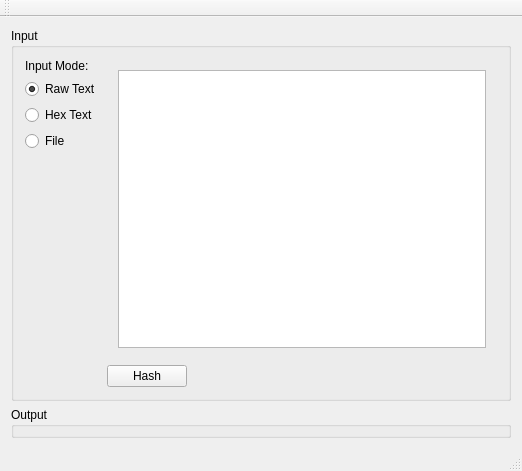
<?xml version="1.0" encoding="UTF-8"?>
<ui version="4.0">
 <class>MainWindow</class>
 <widget class="QMainWindow" name="MainWindow">
  <property name="geometry">
   <rect>
    <x>0</x>
    <y>0</y>
    <width>518</width>
    <height>471</height>
   </rect>
  </property>
  <property name="windowTitle">
   <string>MainWindow</string>
  </property>
  <widget class="QWidget" name="centralWidget">
   <layout class="QVBoxLayout" name="verticalLayout_5">
    <item>
     <widget class="QGroupBox" name="groupBox">
      <property name="sizePolicy">
       <sizepolicy hsizetype="Preferred" vsizetype="Preferred">
        <horstretch>0</horstretch>
        <verstretch>0</verstretch>
       </sizepolicy>
      </property>
      <property name="title">
       <string>Input</string>
      </property>
      <layout class="QFormLayout" name="formLayout">
       <item row="0" column="0">
        <layout class="QVBoxLayout" name="verticalLayout_4">
         <item>
          <widget class="QLabel" name="label">
           <property name="text">
            <string>Input Mode:</string>
           </property>
          </widget>
         </item>
         <item>
          <widget class="QRadioButton" name="rawTextModeRadio">
           <property name="sizePolicy">
            <sizepolicy hsizetype="Minimum" vsizetype="Fixed">
             <horstretch>0</horstretch>
             <verstretch>0</verstretch>
            </sizepolicy>
           </property>
           <property name="text">
            <string>Raw Text</string>
           </property>
           <property name="checked">
            <bool>true</bool>
           </property>
           <attribute name="buttonGroup">
            <string notr="true">buttonGroup</string>
           </attribute>
          </widget>
         </item>
         <item>
          <widget class="QRadioButton" name="hexTextModeRadio">
           <property name="text">
            <string>Hex Text</string>
           </property>
           <attribute name="buttonGroup">
            <string notr="true">buttonGroup</string>
           </attribute>
          </widget>
         </item>
         <item>
          <widget class="QRadioButton" name="fileModeRadio">
           <property name="text">
            <string>File</string>
           </property>
           <attribute name="buttonGroup">
            <string notr="true">buttonGroup</string>
           </attribute>
          </widget>
         </item>
         <item>
          <spacer name="verticalSpacer">
           <property name="orientation">
            <enum>Qt::Vertical</enum>
           </property>
           <property name="sizeHint" stdset="0">
            <size>
             <width>0</width>
             <height>0</height>
            </size>
           </property>
          </spacer>
         </item>
        </layout>
       </item>
       <item row="0" column="1">
        <widget class="QStackedWidget" name="sourceStackedWidget">
         <property name="currentIndex">
          <number>0</number>
         </property>
         <widget class="QWidget" name="page">
          <layout class="QVBoxLayout" name="verticalLayout">
           <item>
            <widget class="QPlainTextEdit" name="rawTextEdit"/>
           </item>
          </layout>
         </widget>
         <widget class="QWidget" name="page_2">
          <layout class="QVBoxLayout" name="verticalLayout_2">
           <item>
            <widget class="QPlainTextEdit" name="hexTextEdit"/>
           </item>
          </layout>
         </widget>
         <widget class="QWidget" name="page_3">
          <layout class="QVBoxLayout" name="verticalLayout_3">
           <item>
            <widget class="FileChooserWidget" name="fileWidget" native="true">
             <property name="sizePolicy">
              <sizepolicy hsizetype="Preferred" vsizetype="Preferred">
               <horstretch>0</horstretch>
               <verstretch>0</verstretch>
              </sizepolicy>
             </property>
            </widget>
           </item>
           <item>
            <spacer name="verticalSpacer_2">
             <property name="orientation">
              <enum>Qt::Vertical</enum>
             </property>
             <property name="sizeHint" stdset="0">
              <size>
               <width>20</width>
               <height>173</height>
              </size>
             </property>
            </spacer>
           </item>
          </layout>
         </widget>
        </widget>
       </item>
       <item row="1" column="1">
        <widget class="QPushButton" name="hashButton">
         <property name="sizePolicy">
          <sizepolicy hsizetype="Fixed" vsizetype="Fixed">
           <horstretch>0</horstretch>
           <verstretch>0</verstretch>
          </sizepolicy>
         </property>
         <property name="text">
          <string>Hash</string>
         </property>
        </widget>
       </item>
      </layout>
     </widget>
    </item>
    <item>
     <widget class="QGroupBox" name="outputGroupBox">
      <property name="sizePolicy">
       <sizepolicy hsizetype="Preferred" vsizetype="Preferred">
        <horstretch>0</horstretch>
        <verstretch>0</verstretch>
       </sizepolicy>
      </property>
      <property name="minimumSize">
       <size>
        <width>500</width>
        <height>0</height>
       </size>
      </property>
      <property name="title">
       <string>Output</string>
      </property>
     </widget>
    </item>
   </layout>
  </widget>
  <widget class="QMenuBar" name="menuBar">
   <property name="geometry">
    <rect>
     <x>0</x>
     <y>0</y>
     <width>518</width>
     <height>23</height>
    </rect>
   </property>
  </widget>
  <widget class="QToolBar" name="mainToolBar">
   <attribute name="toolBarArea">
    <enum>TopToolBarArea</enum>
   </attribute>
   <attribute name="toolBarBreak">
    <bool>false</bool>
   </attribute>
  </widget>
  <widget class="QStatusBar" name="statusBar"/>
 </widget>
 <layoutdefault spacing="6" margin="11"/>
 <customwidgets>
  <customwidget>
   <class>FileChooserWidget</class>
   <extends>QWidget</extends>
   <header>filechooserwidget.h</header>
   <container>1</container>
  </customwidget>
 </customwidgets>
 <resources/>
 <connections/>
 <buttongroups>
  <buttongroup name="buttonGroup"/>
 </buttongroups>
</ui>
